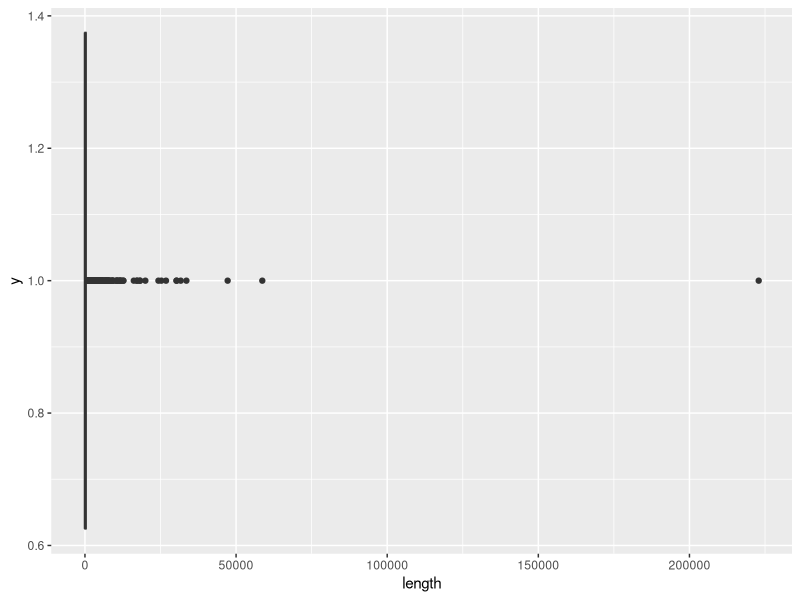

Reproduce this figure in R.
install.packages("readxl")
install.packages("ggplot2")

library("readxl")
library("ggplot2")

setwd("L:/MBT/Austausch/Cho/Eewon/R_visualization/Boxplot_exercise")
getwd()

box = read_excel('boxplot_data_quiz.xlsx')
head(box)

#boxplot("1" ~ "length", data = rep_19, xlab = "Read",
#        ylab = "Length", main = "Length of sequence reads")



# Store the graph
box_plot <- ggplot(box, aes(x = length, y = 1))
# Add the geometric object box plot
box_plot +
  geom_boxplot()